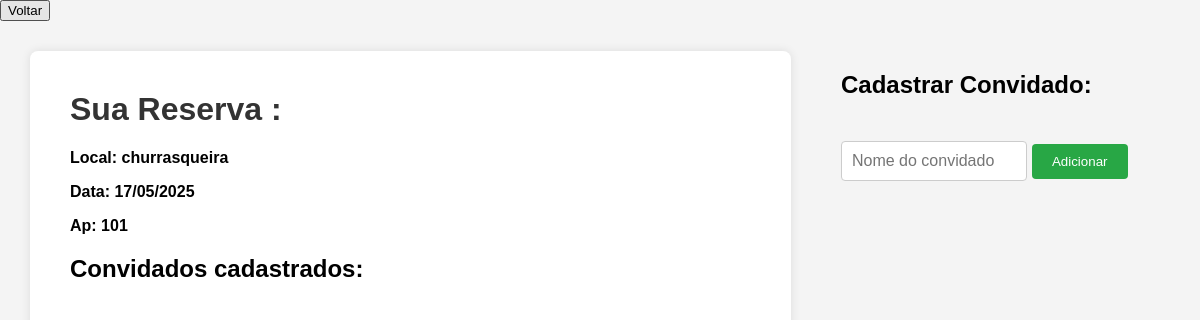
Screenshot of /cadastrar_visitantes_Evento.html/17 with the database file from the repository.
### app.py (models this page shows)
class Espaco(db.Model):
    __tablename__ = 'agendamento_evento'
    id = db.Column(db.Integer, primary_key=True)
    cpf_morador = db.Column(db.Integer, nullable=False)
    data = db.Column(db.DateTime, nullable = False)
    local = db.Column(db.Integer)
    ambientes = db.Column(db.String(50), nullable=False)
    apartamento = db.Column(db.String(10), nullable=False)
    convidados = db.relationship('ConvidadoEvento', backref='evento', cascade='all, delete-orphan')

### app.py (the view)
@app.route('/cadastrar_visitantes_Evento.html/<int:id>')
def cadastrar_visitantes_Evento(id):
    eventoCarregado = get_eventos(id)
    convidadosCarregados = get_convidados(id)
    return render_template('cadastrar_visitantes_Evento.html', evento = eventoCarregado , convidados = convidadosCarregados)

### app.py (called while the page is built)
def get_eventos(id):
    eventos = Espaco.query.filter_by(id = id).first()
    if eventos is None:
        abort(484)
    return eventos

def get_convidados(id_agendamento):
    convidados = ConvidadoEvento.query.filter_by(id_agendamento = id_agendamento).all()
    if convidados is None:
        abort(484)
    return convidados

### templates/cadastrar_visitantes_Evento.html (shortened to what this page needs)
<!DOCTYPE html>
<html lang="pt-br">
<head>
</head>
<body>
  <button onclick="window.location.href='/cadastro_evento'">Voltar</button>
  <div class="container">
    <div class="formulario">
        <h1>Sua Reserva : </h1>
            <div class="perfil-info">
              <p><strong><strong>Local:</strong> {{ evento.ambientes }}</p>
              <p><strong>Data:</strong> {{ evento.data.strftime('%d/%m/%Y') }}
              <p><strong>Ap:</strong> {{ evento.apartamento }}
            </div>
            <h2>Convidados cadastrados:</h2>
    </div>
                  <div class="cadastro-convidado">
                    <h2>Cadastrar Convidado:</h2>
                      <form method="POST" action="{{url_for('adicionarVisitante', id = evento['id'])}}">
                        <input type="text" name="nome_convidado" placeholder="Nome do convidado" required>
                        <button type="submit">Adicionar</button>
                      </form>
                  </div>
  </div>
</body>
</html>

### templates/cadastrar_visitantes_Evento.html (style rules this page uses)
body { font-family: Arial, sans-serif; margin: 0; background-color: #f4f4f4; }
.container { display: flex; padding: 30px; gap: 50px; }
.formulario { flex: 1; background-color: #ffffff; padding: 40px; border-radius: 8px; box-shadow: 0 0 10px rgba(0, 0, 0, 0.1); min-height: 80vh; }
.formulario h1 { margin-top: 0; color: #333; }
.cadastro-convidado { margin-top: 20px; }
.cadastro-convidado h2 { margin-top: 20px; margin-bottom: 42px; }
.cadastro-convidado input[type="text"] { width: 50%; padding: 10px; margin-bottom: 15px; border-radius: 4px; border: 1px solid #ccc; font-size: 16px; }
.cadastro-convidado button { padding: 10px 20px; border: none; background-color: #28a745; color: white; border-radius: 4px; cursor: pointer; }

### rows the page displays
Espaco: ambientes "churrasqueira", data "17/05/2025", apartamento "101"
